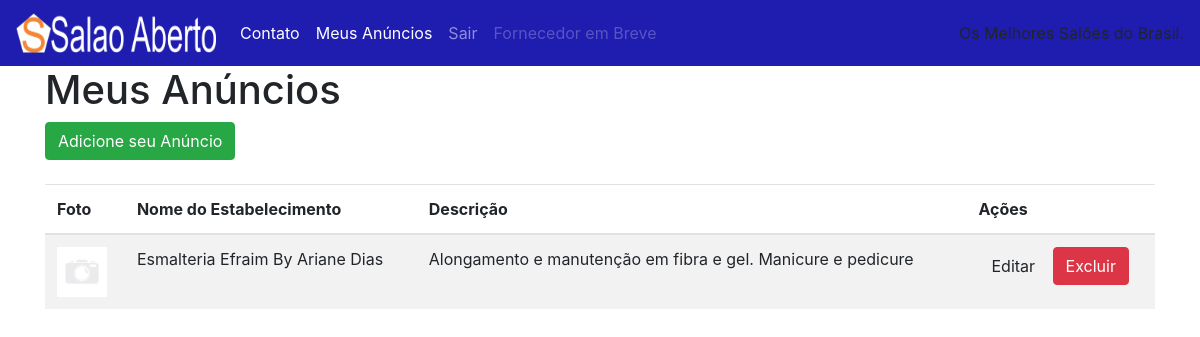
Page /meus-anuncios.php (signed in) on the committed database.
### tables this page shows
CREATE TABLE `anuncios` (
  `id` int(11) UNSIGNED NOT NULL,
  `id_usuario` int(11) NOT NULL,
  `id_categoria` int(11) NOT NULL,
  `estabelecimento` varchar(100) DEFAULT NULL,
  `descricao` text DEFAULT NULL,
  `insta` varchar(50) NOT NULL,
  `what` varchar(25) NOT NULL,
  `cep` int(9) NOT NULL,
  `rua` varchar(100) NOT NULL,
  `numero` int(6) NOT NULL,
  `bairro` varchar(100) NOT NULL,
  `cidade` varchar(100) NOT NULL,
  `uf` varchar(2) DEFAULT NULL
);

### classes/anuncios.class.php (called while the page is built, shortened)
<?php
class Anuncios {
	public function getMeusAnuncios() {
		global $pdo;
		$array = array();
		$sql = $pdo->prepare("SELECT
			*,
			(select anuncios_imagens.url from anuncios_imagens where anuncios_imagens.id_anuncio = anuncios.id limit 1) as url
			FROM anuncios
			WHERE id_usuario = :id_usuario");
		$sql->bindValue(":id_usuario", $_SESSION['cLogin']);
		$sql->execute();
		if($sql->rowCount() > 0) {
			$array = $sql->fetchAll();
		}
		return $array;
	}
}

### meus-anuncios.php (the view, shortened to what this page needs)
<?php require 'pages/header.php'; ?>
<div class="container">
	<h1>Meus Anúncios</h1>
        <a href="add-anuncio.php" class="btn btn-success" >Adicione seu Anúncio</a><br/><br/>
	<table class="table table-striped">
		<thead>
			<tr>
				<th>Foto</th>
				<th>Nome do Estabelecimento</th>
				<th>Descrição</th>
				<th>Ações</th>
			</tr>
		</thead>
		<?php
		require 'classes/anuncios.class.php';
		$a = new Anuncios();
		$anuncios = $a->getMeusAnuncios();
		foreach($anuncios as $anuncio):
		?>
		<tr>
			<td>
				<?php if(!empty($anuncio['url'])): ?>
				<img src="assets/images/anuncios/<?php echo $anuncio['url']; ?>" height="50" border="0" />
				<?php else: ?>
				<img src="assets/images/default.jpg" height="50" border="0" />
				<?php endif; ?>
			</td>
			<td><?php echo $anuncio['estabelecimento']; ?></td>
			<td><?php echo $anuncio['descricao']; ?></td>
			<td>
				<a href="editar-anuncio.php?id=<?php echo $anuncio['id']; ?>" class="btn btn-default">Editar</a>
				<a href="excluir-anuncio.php?id=<?php echo $anuncio['id']; ?>" class="btn btn-danger">Excluir</a>
			</td>
		</tr>
		<?php endforeach; ?>
	</table>
</div>
<?php require 'pages/footer.php'; ?>

### rows in the picture
anuncios: estabelecimento "Esmalteria Efraim By Ariane Dias", descricao "Alongamento e manutenção em fibra e gel. Manicure e pedicure"
